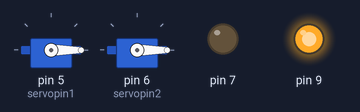
This sketch was run on a simulated Arduino Uno, built with avr-gcc and run on an emulated ATmega328P. Parts: 2 × servo, output pins drawn as LEDs (lit = HIGH).

Above: at 0.1 s.
Timing chart, 0 to 1.6 s (numbered marks = the images above):
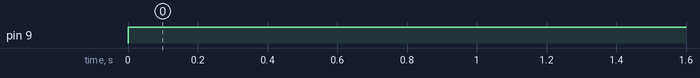

Measured:
- by itself, pin 9: LOW → HIGH at 0.00 s

The sketch:

firmware.ino
```cpp
#include <ArduinoJson.h>
#include <Servo.h>

int servopin1 = 5;
int servopin2 = 6;

String str = "";
Servo servo1;
Servo servo2;

StaticJsonDocument<200> doc;

void setup() {
  Serial.begin(9600);
  pinMode(7, OUTPUT);
  servo1.attach(servopin1);
  servo2.attach(servopin2);
  pinMode(9, OUTPUT);

  while (!Serial) continue;
}

void loop() {
  if(Serial.available())
  {
    str = Serial.readStringUntil('\n');
    DeserializationError error = deserializeJson(doc, str);

    if (error) {
      Serial.print(F("deserializeJson() failed: "));
      Serial.println(error.f_str());
      return;
    }
  }

  int conveyor_step = doc["conveyor_step"];
  int sorting_step = doc["sorting_step"];

  servo1.write(conveyor_step);
  servo2.write(sorting_step);
  digitalWrite(9, HIGH);
  delay(10);
}
```
